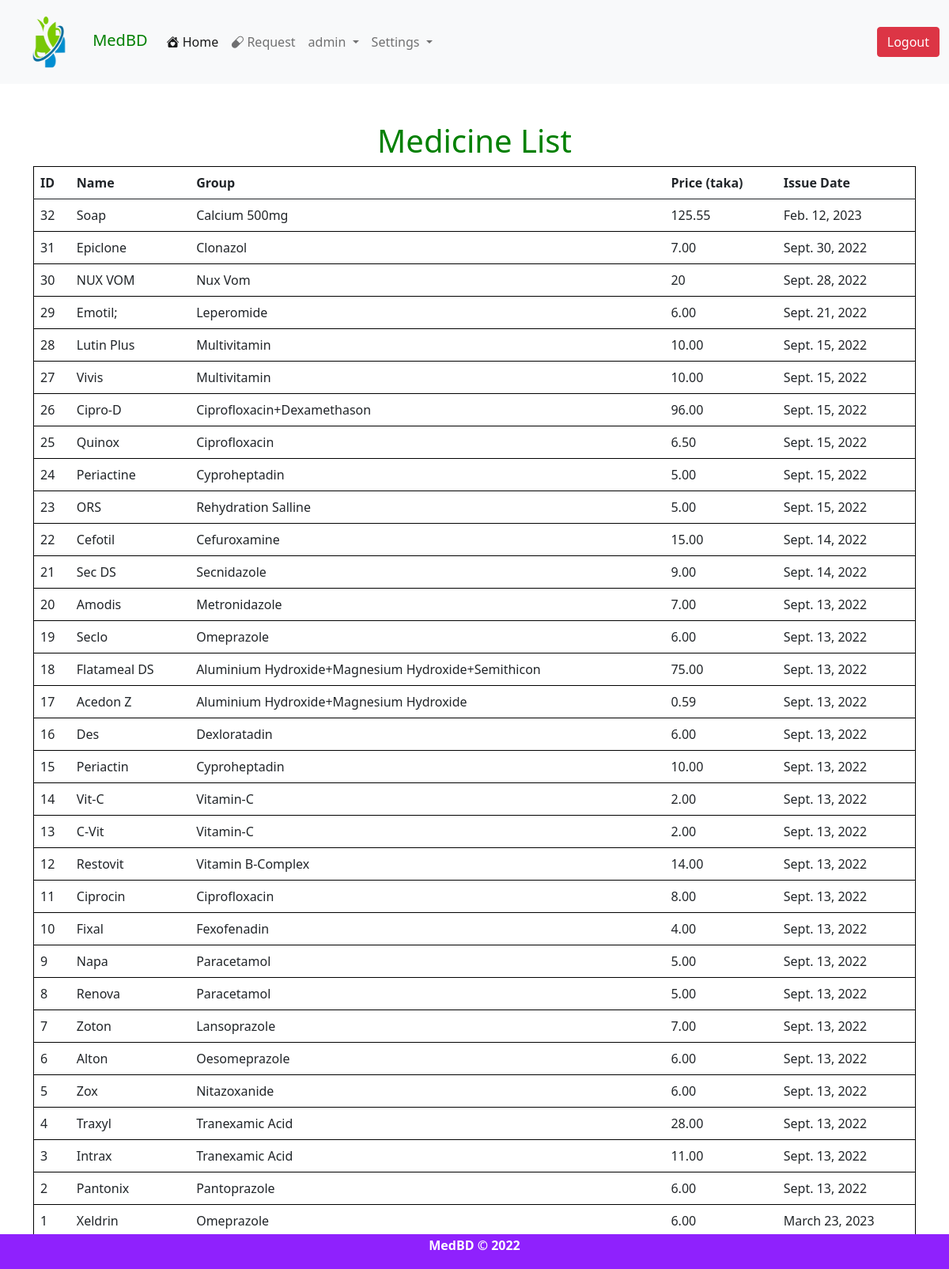
The app's page /medicine/viewmed/ (signed in) with its own data.
### medicine/models.py (models this page shows, shortened)
class AddMedicine(models.Model):
    name = models.CharField(max_length=500)
    group = models.CharField(max_length=500)
    expire = models.DateField()
    price = models.CharField(max_length=100)
    uses = models.TextField(max_length=50000)

### medicine/views.py (the view)
# urls.py: path('viewmed/', medview, name='Medicine View'),
def medview(request):
   med = AddMedicine.objects.all().order_by('-id')
   return render(request,'medicine/medview.html',{'med':med})

### templates/medicine/medview.html (shortened to what this page needs)
{% extends 'basic.html' %}
{% block body %}
<div class="container" style="">
    <br><br>
    <h1 style="text-align:center;font-family:sans;color:green;">Medicine List</h1>
        <div class='col-offset-md-6'>
        <table class="table table-hover" style="border:1px solid black;">
            <thead>
                <tr>
                    <th>ID</th>
                    <th>Name</th>
                     <th>Group</th>
                     <th>Price (taka)</th>
                     <th>Issue Date</th>
                </tr>
            </thead>
            <tbody>
                {% for p in med %}
                <tr>
                    <td scope="row">{{p.id}}</td>
                    <td>{{p.name}}</td>
                    <td>{{p.group}}</td>
                    <td>{{p.price}}</td>
                    <td>{{p.expire}}</td>
                </tr>
                {% endfor %}
            </tbody>
        </table>
    </div>
</div>
{% endblock body %}

### templates/basic.html (shortened to what this page needs)
<!doctype html>
{% load static %}
<html lang="en">
  <head>
    <link rel="stylesheet" href="https://cdn.jsdelivr.net/npm/bootstrap-icons@1.9.1/font/bootstrap-icons.css">
    <link rel="stylesheet" href="//code.jquery.com/ui/1.13.2/themes/base/jquery-ui.css">
    <link href="https://cdn.jsdelivr.net/npm/bootstrap@5.0.2/dist/css/bootstrap.min.css" rel="stylesheet">
  </head>
  <body>
   <nav class="navbar navbar-expand-lg navbar-light bg-light">
  <div class="container-fluid">
    <a class="navbar-brand" href="/" style='color:Green;'><img src="{% static '/images/logo.png' %}" alt="" width='100px' height='80px'> MedBD</a>
    <div class="collapse navbar-collapse" id="navbarSupportedContent">
      <ul class="navbar-nav me-auto mb-2 mb-lg-0">
        <li class="nav-item">
          <a class="nav-link active" aria-current="page" href="/"><i class="bi bi-house-heart-fill"></i> Home</a>
        </li>
        {% if user.is_authenticated %}
        <li class="nav-item">
          <a class="nav-link" href="/doctor/request/"><i class="bi bi-capsule"></i> Request</a>
        </li>
        <li class="nav-item dropdown">
          <a class="nav-link dropdown-toggle" href="#" id="navbarDropdown" role="button" data-bs-toggle="dropdown" aria-expanded="false">
           {{user.username}}
          </a>
          <li class="nav-item dropdown">
          <a class="nav-link dropdown-toggle" href="#" id="navbarDropdown" role="button" data-bs-toggle="dropdown" aria-expanded="false">
           Settings
          </a>
        </li>
      </ul>
      <div class="d-flex">
        <a class="btn btn-danger" href="/medicine/logout/" role="button">Logout</a>
      </div>
        {% else %}
        <div class="d-flex" id='btn'>
        <a class="btn btn-danger" href="/medicine/login/" role="button">Login</a>
        <span>&nbsp; &nbsp; &nbsp;</span>
        <a class="btn btn-success" href="/medicine/register/" role="button">Register</a>
        </div>
      {% endif %}
    </div>
  </div>
</nav>
{% block body %}{% endblock body %}
    {% include 'footer.html' %}
  </body>
</html>

### records on screen
AddMedicine: id "32", name "Soap", group "Calcium 500mg", price "125.55", expire "Feb. 12, 2023"
AddMedicine: id "31", name "Epiclone", group "Clonazol", price "7.00", expire "Sept. 30, 2022"
AddMedicine: id "30", name "NUX VOM", group "Nux Vom", price "20", expire "Sept. 28, 2022"
AddMedicine: id "29", name "Emotil;", group "Leperomide", price "6.00", expire "Sept. 21, 2022"
AddMedicine: id "28", name "Lutin Plus", group "Multivitamin", price "10.00", expire "Sept. 15, 2022"
AddMedicine: id "27", name "Vivis", group "Multivitamin", price "10.00", expire "Sept. 15, 2022"
AddMedicine: id "26", name "Cipro-D", group "Ciprofloxacin+Dexamethason", price "96.00", expire "Sept. 15, 2022"
AddMedicine: id "25", name "Quinox", group "Ciprofloxacin", price "6.50", expire "Sept. 15, 2022"
AddMedicine: id "24", name "Periactine", group "Cyproheptadin", price "5.00", expire "Sept. 15, 2022"
AddMedicine: id "23", name "ORS", group "Rehydration Salline", price "5.00", expire "Sept. 15, 2022"
AddMedicine: id "22", name "Cefotil", group "Cefuroxamine", price "15.00", expire "Sept. 14, 2022"
AddMedicine: id "21", name "Sec DS", group "Secnidazole", price "9.00", expire "Sept. 14, 2022"
AddMedicine: id "20", name "Amodis", group "Metronidazole", price "7.00", expire "Sept. 13, 2022"
AddMedicine: id "19", name "Seclo", group "Omeprazole", price "6.00", expire "Sept. 13, 2022"
AddMedicine: id "18", name "Flatameal DS", group "Aluminium Hydroxide+Magnesium Hydroxide+Semithicon", price "75.00", expire "Sept. 13, 2022"
AddMedicine: id "17", name "Acedon Z", group "Aluminium Hydroxide+Magnesium Hydroxide", price "0.59", expire "Sept. 13, 2022"
AddMedicine: id "16", name "Des", group "Dexloratadin", price "6.00", expire "Sept. 13, 2022"
AddMedicine: id "15", name "Periactin", group "Cyproheptadin", price "10.00", expire "Sept. 13, 2022"
AddMedicine: id "14", name "Vit-C", group "Vitamin-C", price "2.00", expire "Sept. 13, 2022"
AddMedicine: id "13", name "C-Vit", group "Vitamin-C", price "2.00", expire "Sept. 13, 2022"
AddMedicine: id "12", name "Restovit", group "Vitamin B-Complex", price "14.00", expire "Sept. 13, 2022"
AddMedicine: id "11", name "Ciprocin", group "Ciprofloxacin", price "8.00", expire "Sept. 13, 2022"
AddMedicine: id "10", name "Fixal", group "Fexofenadin", price "4.00", expire "Sept. 13, 2022"
AddMedicine: id "9", name "Napa", group "Paracetamol", price "5.00", expire "Sept. 13, 2022"
AddMedicine: id "8", name "Renova", group "Paracetamol", price "5.00", expire "Sept. 13, 2022"
AddMedicine: id "7", name "Zoton", group "Lansoprazole", price "7.00", expire "Sept. 13, 2022"
AddMedicine: id "6", name "Alton", group "Oesomeprazole", price "6.00", expire "Sept. 13, 2022"
AddMedicine: id "5", name "Zox", group "Nitazoxanide", price "6.00", expire "Sept. 13, 2022"
AddMedicine: id "4", name "Traxyl", group "Tranexamic Acid", price "28.00", expire "Sept. 13, 2022"
AddMedicine: id "3", name "Intrax", group "Tranexamic Acid", price "11.00", expire "Sept. 13, 2022"
AddMedicine: id "2", name "Pantonix", group "Pantoprazole", price "6.00", expire "Sept. 13, 2022"
AddMedicine: id "1", name "Xeldrin", group "Omeprazole", price "6.00", expire "March 23, 2023"

### other values on screen
{{ user.username }} "admin"
